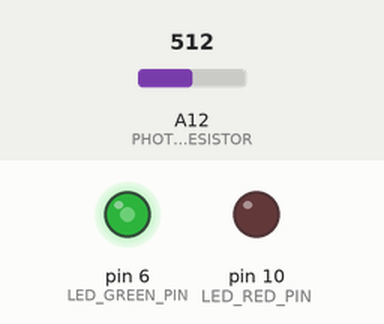
Recording of a sketch running on a simulated Arduino Mega 2560, built with avr-gcc and run on an emulated ATmega2560. Parts: output pins drawn as LEDs (lit = HIGH). The test bench sets the inputs (shaded band); at power-on: A12 (PHOTORESISTOR) = 512.

Above: at 1.2 s.
1.3 s: A12 (PHOTORESISTOR) set to 306
At 2.2 s:
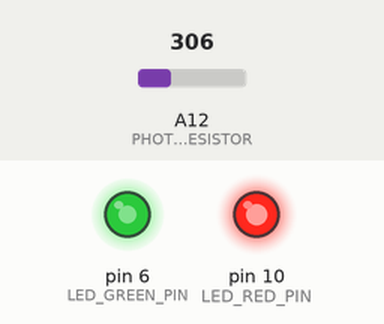
2.8 s: A12 (PHOTORESISTOR) set to 122
At 3.4 s:
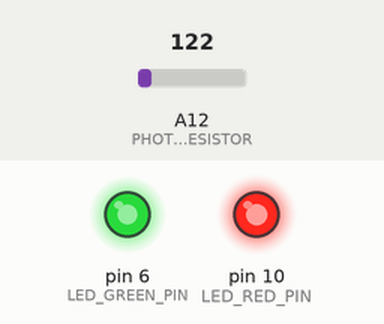
4.3 s: A12 (PHOTORESISTOR) set to 900
At 5.5 s:
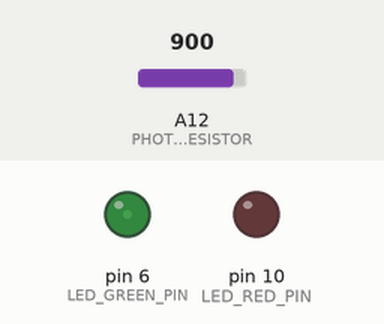
5.8 s: A12 (PHOTORESISTOR) set to 1023
At 6.9 s:
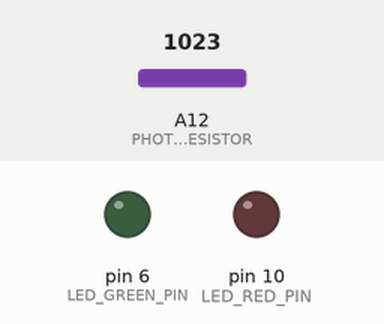
Timing chart, 0 to 8.3 s (numbered marks = the images above; inputs shaded):
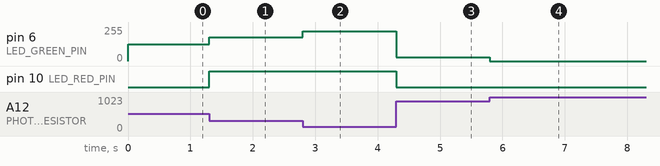

The sketch:

photoresistor_ledcontrol.ino
```cpp
#define PHOTORESISTOR A12
#define LED_RED_PIN 10
#define LED_GREEN_PIN 6

void setup() {
  Serial.begin(115200);
  pinMode(LED_RED_PIN,OUTPUT);
  pinMode(LED_GREEN_PIN,OUTPUT);
}

void loop() {
  if ((analogRead(PHOTORESISTOR)) > (1023/3)){
    digitalWrite(LED_RED_PIN, LOW);
  }
  else {
    digitalWrite(LED_RED_PIN, HIGH);
  }
  analogWrite(LED_GREEN_PIN, (255-((analogRead(PHOTORESISTOR))/4)));
}
```

Measured:
- after the input at 1.3 s, pin 6 (LED_GREEN_PIN): 127/255 → 179/255 at once; pin 10 (LED_RED_PIN): LOW → HIGH at once
- after the input at 2.8 s, pin 6 (LED_GREEN_PIN): 179/255 → 225/255 at once
- after the input at 4.3 s, pin 6 (LED_GREEN_PIN): 225/255 → 30/255 at once; pin 10 (LED_RED_PIN): HIGH → LOW at once
- after the input at 5.8 s, pin 6 (LED_GREEN_PIN): 30/255 → 0/255 at once
